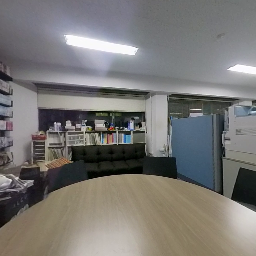
#> input picture data/example/lab_table_4_img_000230.png, 256 x 256 px
$ python cutmix.py out ../../data/example/dog.jpg ../../data/example/lab_table_4_img_000230.png
#> lines starting #> are read from the running program, lines starting #| are printed output that depends on the picture; after the words box and inside, x2 and y2 are one past the last pixel; in counts of white or black regions, pixels touching at a corner belong together
import cv2
import matplotlib.pyplot as plt
import numpy as np
import random
import argparse

def imshow(img):
    if img.ndim == 2:
        plt.imshow(img, cmap="gray")
    else:
        plt.show(img[...,::-1])
    plt.axis("off")
    plt.show()

def cutmix(BG_IMG, FG_IMG):
#> called with FG_IMG = '../../data/example/dog.jpg'
    background = cv2.imread(BG_IMG)
#> background is the input picture: shape (256, 256, 3); mean B, G, R 116.3, 118.9, 120.9

    foreground = cv2.imread(FG_IMG)
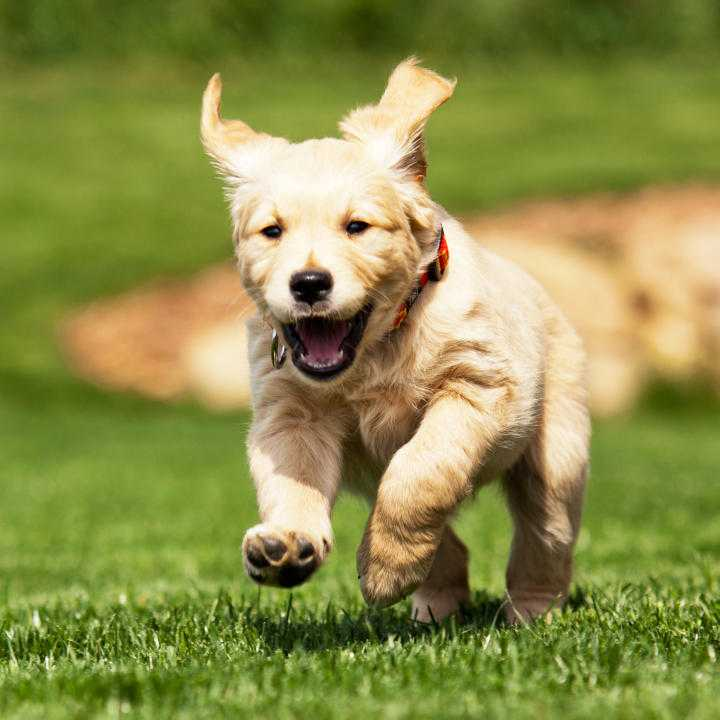
#> input picture data/example/dog.jpg, 720 x 720 px
#> foreground is the input picture: shape (720, 720, 3); mean B, G, R 73.7, 142.2, 140
    foreground = cv2.resize(foreground, (256,256))
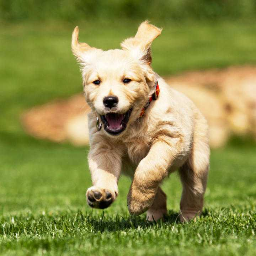
#> foreground: shape (256, 256, 3); mean B, G, R 73.6, 142.1, 139.9

    # マスク画像作成
    h, w = foreground.shape[:2] #前景画像の大きさ
#> h = 256; w = 256

    mask = np.zeros((h, w), dtype = np.uint8)
    bgdModel = np.zeros((1,65),np.float64)
    fgdModel = np.zeros((1,65),np.float64)
    rect=(1,1,w,h)
#> rect = (1, 1, 256, 256)
    cv2.grabCut(foreground, mask, rect, bgdModel, fgdModel, 10, cv2.GC_INIT_WITH_RECT)
    mask2 = np.where((mask==2)|(mask==0),0,1).astype('uint8')
    foreground = foreground*mask2[:,:,np.newaxis]
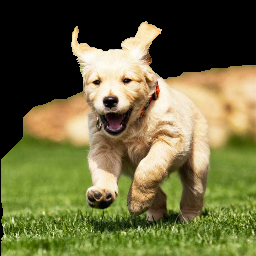
#> foreground: shape (256, 256, 3); mean B, G, R 61.9, 105.5, 107.9
    gray = cv2.cvtColor(foreground, cv2.COLOR_BGR2GRAY)
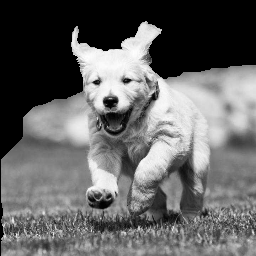
#> gray: shape (256, 256); min 0, max 254, mean 101.2
    _, binary = cv2.threshold(gray, 250, 255, cv2.THRESH_BINARY_INV)
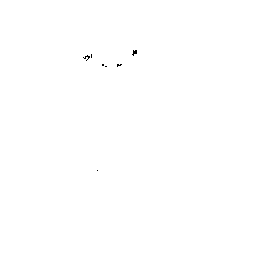
#> binary: shape (256, 256); 99.9% white; black in thin lines or dots, all inside (x1, y1, x2, y2) = (83, 50, 137, 171)
    #輪郭を抽出
    contours,_ = cv2.findContours(binary, cv2.RETR_EXTERNAL, cv2.CHAIN_APPROX_SIMPLE)
#> contours = [[[0, 0], [0, 255], [255, 255], [255, 0]]]
    mask = np.zeros_like(binary)
    cv2.drawContours(mask, contours, -1, color=255, thickness=-1)
#> mask: shape (256, 256); every value is 255
    imshow(mask)
    cv2.imshow("foreground", foreground)

    #背景画像と前景画像の合成
    x, y = random.randint(0,256), random.randint(0, 256) #背景画像の座標上で前景画像を貼り付ける位置
    roi = background[y:y+h,x:x+w,:]
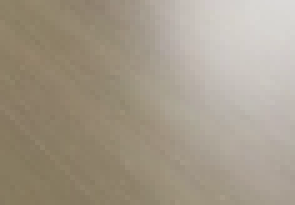
#> roi: shape (41, 59, 3) (shown 5 times larger); mean B, G, R 137.2, 153.5, 163.8
#> (the run stopped early here; a loop or call above may not have finished)
